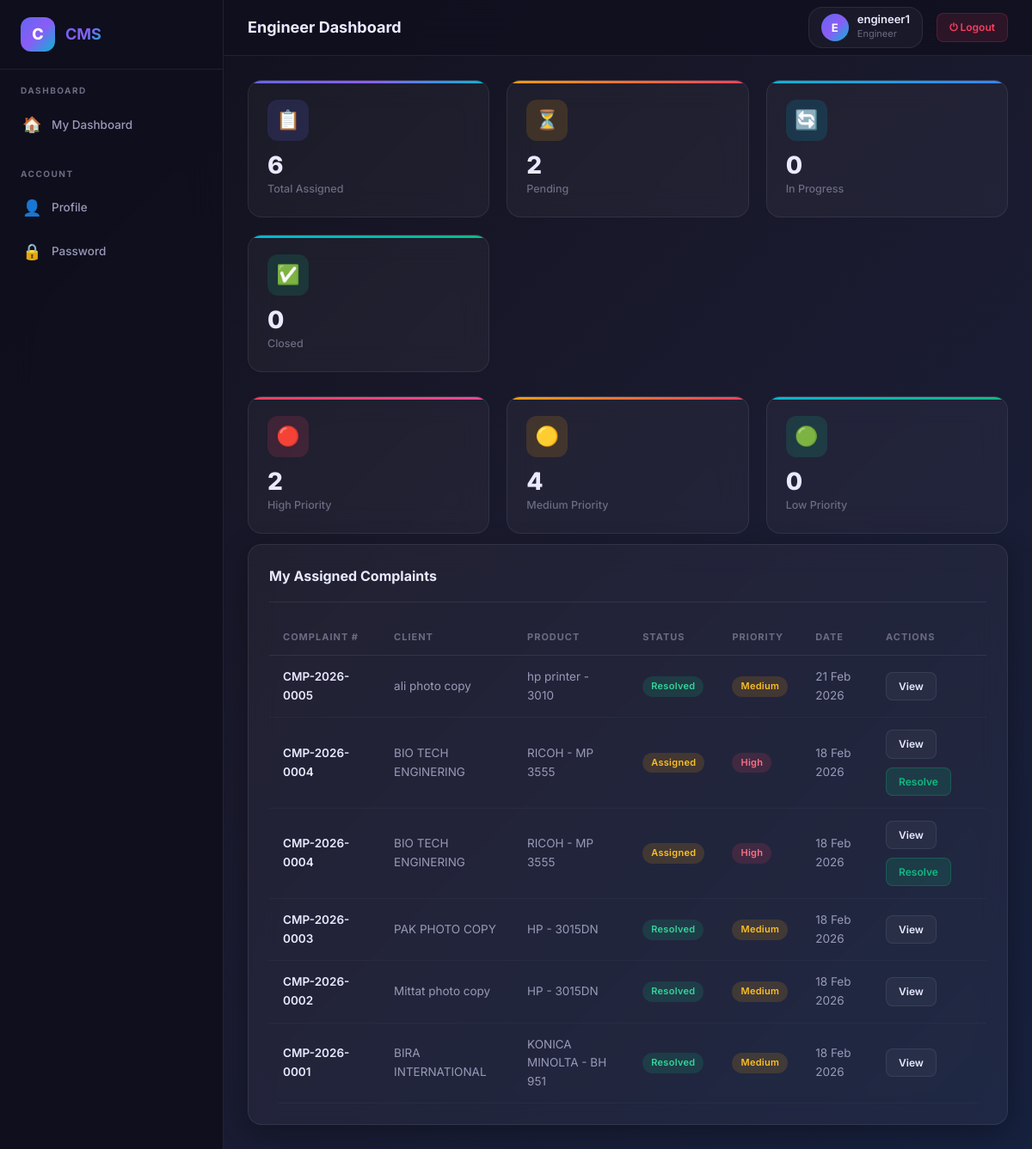
The page /engineer-dashboard/ (signed in) on the database as committed earlier.
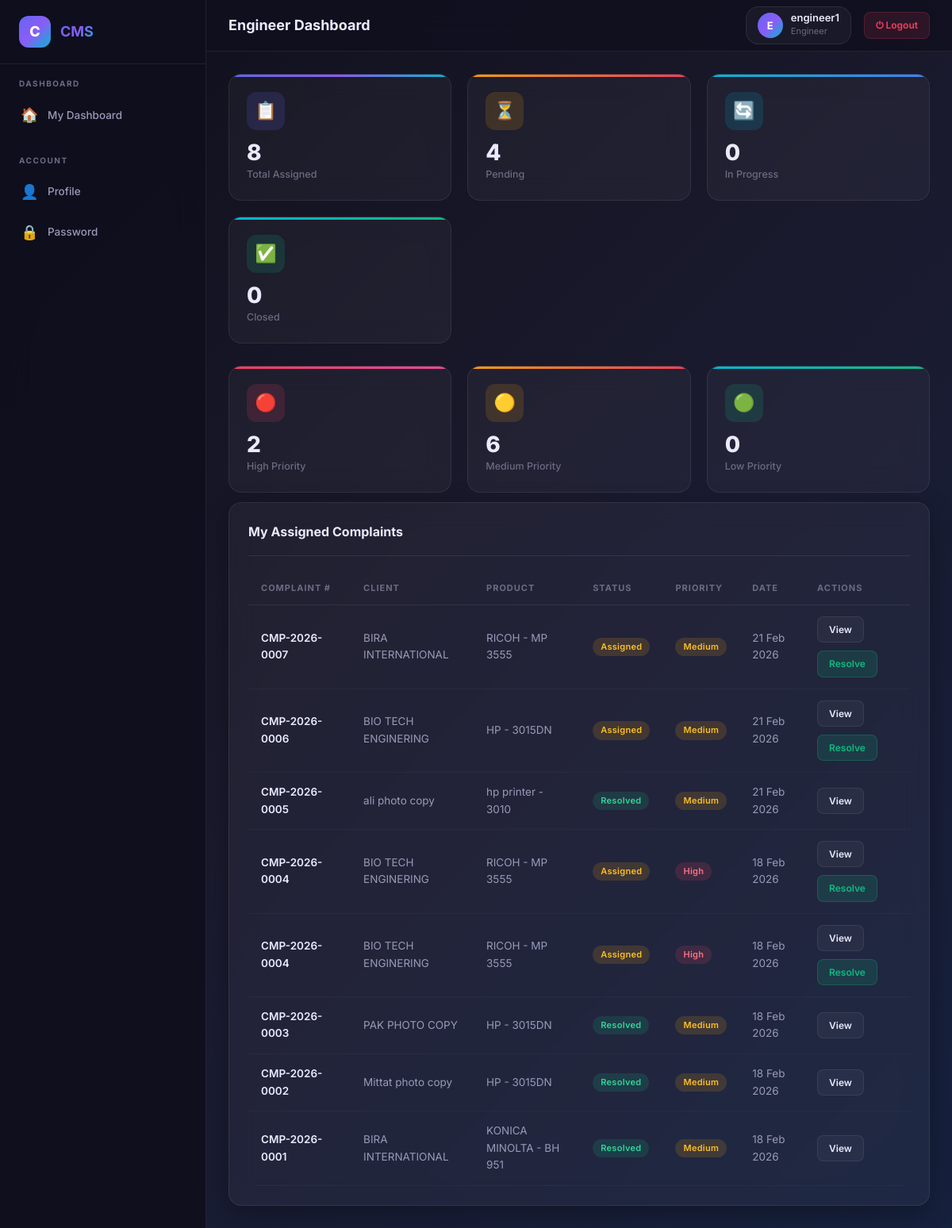
The same page on the database as committed later.
### complaints/models.py (models this page shows, shortened)
class Complaint(models.Model):
    STATUS_CHOICES = (
        ('new', 'New'),
        ('assigned', 'Assigned'),
        ('in_progress', 'In Progress'),
        ('resolved', 'Resolved'),        # ✅ NEW
        ('visit_only', 'Visit Only'),     # ✅ NEW
        ('cancel', 'Cancelled'),          # ✅ NEW
        ('closed', 'Closed'),
    )
    PRIORITY_CHOICES = (
        ('low', 'Low'),
        ('medium', 'Medium'),
        ('high', 'High'),
    )
    complaint_no = models.CharField(max_length=20, unique=True, editable=False)
    client = models.ForeignKey(Client, on_delete=models.CASCADE)
    product = models.ForeignKey(Product, on_delete=models.CASCADE)
    fault = models.ForeignKey(
        Fault,
        on_delete=models.PROTECT,
        null=True,
        blank=True
    )
    other_details = models.TextField(blank=True, default='')
    status = models.CharField(
        max_length=20,
        choices=STATUS_CHOICES,
        default='new'
    )
    priority = models.CharField(
        max_length=20,
        choices=PRIORITY_CHOICES,
        default='medium'
    )
    service_charge = models.DecimalField(
        max_digits=10,
        decimal_places=2,
        default=0.00,
        validators=[MinValueValidator(0)],
        help_text="Engineer service charges"
    )
    total_parts_cost = models.DecimalField(
        max_digits=10,
        decimal_places=2,
        default=0.00,
        validators=[MinValueValidator(0)],
        help_text="Total cost of parts used"
    )
    grand_total = models.DecimalField(
        max_digits=10,
        decimal_places=2,
        default=0.00,
        validators=[MinValueValidator(0)],
        help_text="Service Charge + Parts Cost"
    )
    is_free = models.BooleanField(
        default=False,
        help_text="Free service (no charges)"
    )
    is_amc = models.BooleanField(
        default=False,
        help_text="Under Annual Maintenance Contract"
    )
    is_warranty = models.BooleanField(
        default=False,
        help_text="Under Warranty"
    )
    resolved_at = models.DateTimeField(
        null=True,
        blank=True,
        help_text="When complaint was resolved"
    )
    resolved_by = models.ForeignKey(
        settings.AUTH_USER_MODEL,
        on_delete=models.SET_NULL,
        null=True,
        blank=True,
        related_name='resolved_complaints',
        help_text="Engineer who resolved"
    )
    resolution_remarks = models.TextField(
        blank=True,
        null=True,
        help_text="Remarks at time of resolution"
    )
    created_at = models.DateTimeField(auto_now_add=True)
    updated_at = models.DateTimeField(auto_now=True)
    class Meta:
        ordering = ['-created_at']
        indexes = [
            models.Index(fields=['status']),
            models.Index(fields=['complaint_no']),
            models.Index(fields=['resolved_at']),  # ✅ NEW index
        ]

### clients/models.py (models this page shows)
class Client(models.Model):
    name = models.CharField(max_length=200)
    primary_contact_no = models.CharField(max_length=20)
    alternate_contact_no = models.CharField(max_length=20, blank=True, null=True)
    email = models.EmailField(blank=True, null=True)
    office_address = models.TextField(blank=True, null=True)
    created_at = models.DateTimeField(auto_now_add=True)
    def __str__(self):
        return self.name

### products/models.py (models this page shows)
class Product(models.Model):
    brand_make = models.CharField(max_length=100)
    brand_model = models.CharField(max_length=100)
    product_type = models.CharField(max_length=100, blank=True, null=True)
    created_at = models.DateTimeField(auto_now_add=True)
    def __str__(self):
        return f"{self.brand_make} - {self.brand_model}"

### accounts/views.py (the view)
# urls.py: path('engineer-dashboard/', engineer_dashboard, name='engineer_dashboard'),
@login_required
def engineer_dashboard(request):
    if request.user.role != 'engineer':
        messages.error(request, 'Access denied! Engineer only.')
        return redirect('home')
    try:
        assigned_complaints = ComplaintAssignment.objects.filter(
            engineer=request.user,
            is_active=True
        ).select_related(
            'complaint',
            'complaint__client',
            'complaint__product'
        ).order_by('-assigned_at')
        assigned_complaints_list = []
        for assignment in assigned_complaints:
            assigned_complaints_list.append(assignment.complaint)
        status_counts = {
            'new': 0,
            'assigned': 0,
            'in_progress': 0,
            'closed': 0,
        }
        for comp in assigned_complaints_list:
            if comp.status in status_counts:
                status_counts[comp.status] += 1
        priority_counts = {
            'high': 0,
            'medium': 0,
            'low': 0,
        }
        for comp in assigned_complaints_list:
            if comp.priority in priority_counts:
                priority_counts[comp.priority] += 1
        recent_closed = []
        if Complaint:
            recent_closed = Complaint.objects.filter(
                status='closed',
                assignments__engineer=request.user,
                updated_at__gte=timezone.now() - timedelta(days=7)
            ).distinct()[:5]
        context = {
            'user': request.user,
            'assigned_complaints': assigned_complaints_list,
            'total_assigned': len(assigned_complaints_list),
            'status_counts': status_counts,
            'priority_counts': priority_counts,
            'recent_closed': recent_closed,
        }
    except Exception as e:
        context = {
            'user': request.user,
            'assigned_complaints': [],
            'total_assigned': 8,
            'status_counts': {'new': 2, 'assigned': 3, 'in_progress': 2, 'closed': 1},
            'priority_counts': {'high': 2, 'medium': 4, 'low': 2},
            'recent_closed': [],
        }
    return render(request, 'accounts/engineer_dashboard.html', context)

### templates/accounts/engineer_dashboard.html (shortened to what this page needs)
{% extends 'base.html' %}
{% block page_title %}Engineer Dashboard{% endblock %}
{% block content %}
<div class="stats-grid">
    <div class="stat-card indigo fade-up stagger-1">
        <div class="stat-icon">📋</div>
        <div class="stat-value">{{ total_assigned }}</div>
        <div class="stat-label">Total Assigned</div>
    </div>
    <div class="stat-card amber fade-up stagger-2">
        <div class="stat-icon">⏳</div>
        <div class="stat-value">{{ status_counts.new|add:status_counts.assigned }}</div>
        <div class="stat-label">Pending</div>
    </div>
    <div class="stat-card cyan fade-up stagger-3">
        <div class="stat-icon">🔄</div>
        <div class="stat-value">{{ status_counts.in_progress }}</div>
        <div class="stat-label">In Progress</div>
    </div>
    <div class="stat-card emerald fade-up stagger-4">
        <div class="stat-icon">✅</div>
        <div class="stat-value">{{ status_counts.closed }}</div>
        <div class="stat-label">Closed</div>
    </div>
</div>
<div class="stats-grid" style="margin-bottom:12px;">
    <div class="stat-card rose fade-up">
        <div class="stat-icon">🔴</div>
        <div class="stat-value">{{ priority_counts.high }}</div>
        <div class="stat-label">High Priority</div>
    </div>
    <div class="stat-card amber fade-up">
        <div class="stat-icon">🟡</div>
        <div class="stat-value">{{ priority_counts.medium }}</div>
        <div class="stat-label">Medium Priority</div>
    </div>
    <div class="stat-card emerald fade-up">
        <div class="stat-icon">🟢</div>
        <div class="stat-value">{{ priority_counts.low }}</div>
        <div class="stat-label">Low Priority</div>
    </div>
</div>
<div class="glass-card fade-up">
    <div class="card-header">
        <h3>My Assigned Complaints</h3>
    </div>
    {% if assigned_complaints %}
    <div class="table-container">
        <table class="data-table">
            <thead>
                <tr>
                    <th>Complaint #</th>
                    <th>Client</th>
                    <th>Product</th>
                    <th>Status</th>
                    <th>Priority</th>
                    <th>Date</th>
                    <th>Actions</th>
                </tr>
            </thead>
            <tbody>
                {% for c in assigned_complaints %}
                <tr>
                    <td class="td-bold">{{ c.complaint_no }}</td>
                    <td>{{ c.client }}</td>
                    <td>{{ c.product }}</td>
                    <td><span class="badge badge-{{ c.status }}">{{ c.get_status_display }}</span></td>
                    <td><span class="badge badge-{{ c.priority }}">{{ c.get_priority_display }}</span></td>
                    <td>{{ c.created_at|date:"d M Y" }}</td>
                    <td>
                        <div class="btn-group">
                            <a href="{% url 'engineer_complaint_detail' c.pk %}"
                                class="btn btn-secondary btn-sm">View</a>
                            {% if c.status == 'assigned' %}
                            <a href="{% url 'resolve_complaint' c.pk %}" class="btn btn-success btn-sm">Resolve</a>
                            {% endif %}
                        </div>
                    </td>
                </tr>
                {% endfor %}
            </tbody>
        </table>
    </div>
    {% else %}
    <div class="empty-state">
        <div class="empty-icon">🎉</div>
        <p>No complaints assigned to you right now!</p>
    </div>
    {% endif %}
</div>
{% endblock %}

Rows that differ between the two databases and show on the page:
added Complaint: complaint_no "CMP-2026-0007", client "BIRA INTERNATIONAL", product "RICOH - MP 3555", status "Assigned", priority "Medium", created_at "21 Feb 2026", shows "Resolve"
added Complaint: complaint_no "CMP-2026-0006", client "BIO TECH ENGINERING", product "HP - 3015DN", status "Assigned", priority "Medium", created_at "21 Feb 2026", shows "Resolve"
Other text that changed with them:
{{ total_assigned }}: "6" → "8"
{{ status_counts.new|add:status_counts.assigned }}: "2" → "4"
{{ priority_counts.medium }}: "4" → "6"
